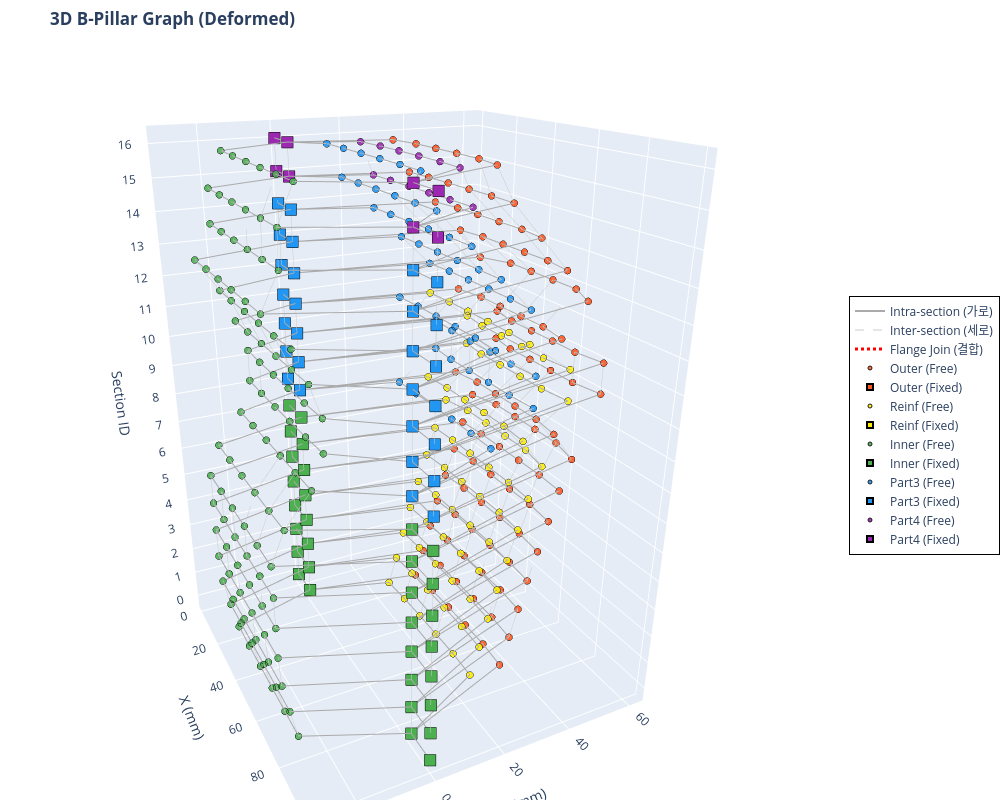

The notebook cell saved with this chart:
### Code cell
import plotly.graph_objects as go
import numpy as np

def visualize_bpillar_plotly_deformed(x_tensor, deformed_x_tensor, edge_index_tensor, edge_attr_tensor, num_sections):
    # 텐서를 Numpy 배열로 변환
    x_np = x_tensor.cpu().numpy()
    deformed_x_np = deformed_x_tensor.cpu().numpy()
    ei_np = edge_index_tensor.cpu().numpy()
    ea_np = edge_attr_tensor.cpu().numpy()

    # 파트별 색상 맵 (Plotly용 Hex 컬러)
    color_map = {0: '#FF5722', 1: '#FFEE00', 2: '#4CAF50', 3: '#2196F3', 4: '#9C27B0'}
    part_names = {0: 'Outer', 1: 'Reinf', 2: 'Inner', 3: 'Part3', 4: 'Part4'}

    fig = go.Figure()

    # ---------------------------------------------------------
    # 1. 엣지(Edge) 그리기 (None-interleaving 기법 적용)
    # ---------------------------------------------------------
    def add_edges(edge_type_val, color, width, dash_style, name):
        mask = (ea_np[:, 3] == edge_type_val)
        edges = ei_np[:, mask]
        
        # 선을 한 번에 그리기 위해 [x1, x2, None, x3, x4, None...] 형태로 리스트 구성
        x_lines, y_lines, z_lines = [], [], []
        for i in range(edges.shape[1]):
            u, v = edges[0, i], edges[1, i]
            x_lines.extend([deformed_x_np[u, 0], deformed_x_np[v, 0], None])
            y_lines.extend([deformed_x_np[u, 1], deformed_x_np[v, 1], None])
            z_lines.extend([x_np[u, 5], x_np[v, 5], None])
            
        if x_lines:  # 엣지가 존재할 경우만 trace 추가
            fig.add_trace(go.Scatter3d(
                x=x_lines, y=y_lines, z=z_lines,
                mode='lines',
                line=dict(color=color, width=width, dash=dash_style),
                hoverinfo='none',  # 엣지에는 마우스 오버 끄기 (노드에만 집중)
                name=name,
                showlegend=True
            ))

    # 엣지 타입별 추가
    add_edges(edge_type_val=0.0, color='#AAAAAA', width=2, dash_style='solid', name='Intra-section (가로)')
    add_edges(edge_type_val=1.0, color='#CCCCCC', width=1, dash_style='dash',  name='Inter-section (세로)')
    add_edges(edge_type_val=2.0, color='#FF0000', width=3, dash_style='dot',   name='Flange Join (결합)')

    # ---------------------------------------------------------
    # 2. 노드(Node) 그리기 (Part 및 Fixed/Free 상태별 분리)
    # ---------------------------------------------------------
    for part_id, color in color_map.items():
        is_fixed = (x_np[:, 2] > 0) | (x_np[:, 3] > 0)
        
        mask_free = (x_np[:, 4] == part_id) & ~is_fixed
        mask_fixed = (x_np[:, 4] == part_id) & is_fixed
        
        p_name = part_names.get(part_id, f'Part {part_id}')
        
        # Free 노드 (원형)
        if mask_free.any():
            fig.add_trace(go.Scatter3d(
                x=deformed_x_np[mask_free, 0], y=deformed_x_np[mask_free, 1], z=x_np[mask_free, 5],
                mode='markers',
                name=f'{p_name} (Free)',
                marker=dict(size=4, color=color, symbol='circle',
                            line=dict(color='black', width=1), opacity=0.9),
                hovertemplate=f'<b>{p_name}</b><br>X: %{{x:.2f}}<br>Y: %{{y:.2f}}<br>Section(Z): %{{z}}<extra></extra>'
            ))
            
        # Fixed 노드 (크고 네모난 마커)
        if mask_fixed.any():
            fig.add_trace(go.Scatter3d(
                x=deformed_x_np[mask_fixed, 0], y=deformed_x_np[mask_fixed, 1], z=x_np[mask_fixed, 5],
                mode='markers',
                name=f'{p_name} (Fixed)',
                marker=dict(size=6, color=color, symbol='square',
                            line=dict(color='black', width=2), opacity=1.0),
                hovertemplate=f'<b>{p_name} [FIXED]</b><br>X: %{{x:.2f}}<br>Y: %{{y:.2f}}<br>Section(Z): %{{z}}<extra></extra>'
            ))

    # ---------------------------------------------------------
    # 3. 레이아웃(Layout) 및 카메라 설정
    # ---------------------------------------------------------
    fig.update_layout(
        title="<b>3D B-Pillar Graph (Deformed)</b>",
        scene=dict(
            xaxis_title='X (mm)',
            yaxis_title='Y (mm)',
            zaxis_title='Section ID',
            zaxis=dict(tickmode='linear', tick0=0, dtick=1), # Z축 눈금을 1단위로 표시
            aspectmode='manual',
            aspectratio=dict(x=1, y=1, z=1.5),  # Z축(높이) 비율을 약간 길게 설정
            camera=dict(eye=dict(x=2.0, y=-1.0, z=1.0)) # 초기 카메라 앵글
        ),
        width=1000,
        height=800,
        legend=dict(
            x=1.05, y=0.5,
            bgcolor='rgba(255, 255, 255, 0.8)',
            bordercolor='Black',
            borderwidth=1
        ),
        margin=dict(l=0, r=0, b=0, t=50) # 여백 최소화
    )

    fig.show()

# 함수 실행 (앞서 생성하신 x, edge_index, edge_attr 텐서를 그대로 넣으시면 됩니다)
visualize_bpillar_plotly_deformed(x, info['new_coords'], edge_index, edge_attr, num_sections)

print("📌 마우스 조작 방법:")
print("   • 마우스 좌클릭 드래그: 3D 회전")
print("   • 마우스 우클릭 드래그: 이동 (Pan)")
print("   • 마우스 휠: 확대/축소") 
print("   • 점 위에 마우스 올리기: 좌표 및 파트 상세 정보 표시")
print("   • 우측 범례(Legend) 클릭: 해당 파트/엣지 표시 또는 숨김")

### Figure 1 — Plotly figure (JSON) as saved in the notebook; plotly's stock layout.template omitted (floating-point values rounded to 4 significant figures; data arrays with more than 128 entries replaced by an {"elided": "..."} marker saying what was removed)
{"data": [{"hoverinfo": "none", "line": {"color": "#AAAAAA", "dash": "solid", "width": 2}, "mode": "lines", "name": "Intra-section (가로)", "showlegend": true, "type": "scatter3d", "x": {"elided": "3078 float values"}, "y": {"elided": "3078 float values"}, "z": {"elided": "3078 int values"}}, {"hoverinfo": "none", "line": {"color": "#CCCCCC", "dash": "dash", "width": 1}, "mode": "lines", "name": "Inter-section (세로)", "showlegend": true, "type": "scatter3d", "x": {"elided": "3120 float values"}, "y": {"elided": "3120 float values"}, "z": {"elided": "3120 int values"}}, {"hoverinfo": "none", "line": {"color": "#FF0000", "dash": "dot", "width": 3}, "mode": "lines", "name": "Flange Join (결합)", "showlegend": true, "type": "scatter3d", "x": {"elided": "828 int values"}, "y": {"elided": "828 int values"}, "z": {"elided": "828 int values"}}, {"hovertemplate": "<b>Outer</b><br>X: %{x:.2f}<br>Y: %{y:.2f}<br>Section(Z): %{z}<extra></extra>", "marker": {"color": "#FF5722", "line": {"color": "black", "width": 1}, "opacity": 0.9, "size": 4, "symbol": "circle"}, "mode": "markers", "name": "Outer (Free)", "type": "scatter3d", "x": [19.34, 30.47, 41.57, 52.68, 63.79, 74.88, 19.28, 30.41, 41.51, 52.61, 63.73, 74.82, 19.24, 30.37, 41.47, 52.57, 63.69, 74.78, 19.23, 30.37, 41.47, 52.57, 63.69, 74.77, 19.26, 30.38, 41.48, 52.58, 63.7, 74.79, 19.18, 30.28, 41.37, 52.48, 63.59, 74.71, 19.07, 30.17, 41.26, 52.36, 63.48, 74.59, 18.96, 29.98, 41.07, 52.17, 63.29, 74.49, 18.94, 30.12, 41.23, 52.34, 63.43, 74.46, 18.93, 30.1, 41.19, 52.29, 63.41, 74.44, 18.93, 30.1, 41.19, 52.29, 63.41, 74.45, 18.92, 30.09, 41.21, 52.32, 63.41, 74.45, 18.87, 29.8, 40.89, 52.0, 63.11, 74.38, 19.24, 30.34, 41.44, 52.54, 63.65, 74.77, 19.4, 30.53, 41.62, 52.73, 63.85, 74.93, 19.42, 30.53, 41.63, 52.74, 63.85, 74.95, 19.56, 30.69, 41.79, 52.9, 64.01, 75.09], "y": [34.1, 34.9, 35.1, 35.21, 35.25, 34.57, 36.85, 37.56, 37.73, 37.83, 37.89, 37.29, 39.38, 40.08, 40.23, 40.32, 40.39, 39.79, 41.87, 42.65, 42.79, 42.88, 42.96, 42.27, 44.66, 45.53, 45.64, 45.73, 45.84, 45.03, 47.62, 48.52, 48.61, 48.7, 48.8, 47.98, 50.54, 51.15, 51.27, 51.36, 51.41, 50.89, 53.88, 56.19, 56.33, 56.42, 56.5, 54.21, 47.61, 49.08, 49.08, 49.14, 49.22, 47.79, 61.59, 60.17, 60.3, 60.36, 60.35, 61.91, 61.59, 60.16, 60.29, 60.36, 60.34, 61.91, 47.91, 49.43, 49.41, 49.46, 49.56, 48.09, 55.0, 59.04, 59.19, 59.26, 59.33, 55.31, 47.87, 49.15, 49.3, 49.38, 49.48, 48.1, 39.59, 40.83, 41.01, 41.1, 41.17, 39.97, 31.46, 31.91, 32.08, 32.18, 32.26, 31.92, 26.55, 28.09, 28.31, 28.41, 28.41, 26.94], "z": [0, 0, 0, 0, 0, 0, 1, 1, 1, 1, 1, 1, 2, 2, 2, 2, 2, 2, 3, 3, 3, 3, 3, 3, 4, 4, 4, 4, 4, 4, 5, 5, 5, 5, 5, 5, 6, 6, 6, 6, 6, 6, 7, 7, 7, 7, 7, 7, 8, 8, 8, 8, 8, 8, 9, 9, 9, 9, 9, 9, 10, 10, 10, 10, 10, 10, 11, 11, 11, 11, 11, 11, 12, 12, 12, 12, 12, 12, 13, 13, 13, 13, 13, 13, 14, 14, 14, 14, 14, 14, 15, 15, 15, 15, 15, 15, 16, 16, 16, 16, 16, 16]}, {"hovertemplate": "<b>Outer [FIXED]</b><br>X: %{x:.2f}<br>Y: %{y:.2f}<br>Section(Z): %{z}<extra></extra>", "marker": {"color": "#FF5722", "line": {"color": "black", "width": 2}, "opacity": 1, "size": 6, "symbol": "square"}, "mode": "markers", "name": "Outer (Fixed)", "type": "scatter3d", "x": [0, 11.11, 88.89, 100, 0, 11.11, 88.89, 100, 0, 11.11, 88.89, 100, 0, 11.11, 88.89, 100, 0, 11.11, 88.89, 100, 0, 11.11, 88.89, 100, 0, 11.11, 88.89, 100, 0, 11.11, 88.89, 100, 0, 11.11, 88.89, 100, 0, 11.11, 88.89, 100, 0, 11.11, 88.89, 100, 0, 11.11, 88.89, 100, 0, 11.11, 88.89, 100, 0, 11.11, 88.89, 100, 0, 11.11, 88.89, 100, 0, 11.11, 88.89, 100, 0, 11.11, 88.89, 100], "y": [0, 0, 0, 0, 0, 0, 0, 0, 0, 0, 0, 0, 0, 0, 0, 0, 0, 0, 0, 0, 0, 0, 0, 0, 0, 0, 0, 0, 0, 0, 0, 0, 0, 0, 0, 0, 0, 0, 0, 0, 0, 0, 0, 0, 0, 0, 0, 0, 0, 0, 0, 0, 0, 0, 0, 0, 0, 0, 0, 0, 0, 0, 0, 0, 0, 0, 0, 0], "z": [0, 0, 0, 0, 1, 1, 1, 1, 2, 2, 2, 2, 3, 3, 3, 3, 4, 4, 4, 4, 5, 5, 5, 5, 6, 6, 6, 6, 7, 7, 7, 7, 8, 8, 8, 8, 9, 9, 9, 9, 10, 10, 10, 10, 11, 11, 11, 11, 12, 12, 12, 12, 13, 13, 13, 13, 14, 14, 14, 14, 15, 15, 15, 15, 16, 16, 16, 16]}, {"hovertemplate": "<b>Reinf</b><br>X: %{x:.2f}<br>Y: %{y:.2f}<br>Section(Z): %{z}<extra></extra>", "marker": {"color": "#FFEE00", "line": {"color": "black", "width": 1}, "opacity": 0.9, "size": 4, "symbol": "circle"}, "mode": "markers", "name": "Reinf (Free)", "type": "scatter3d", "x": [19.35, 30.47, 41.57, 52.68, 63.79, 74.88, 19.29, 30.41, 41.51, 52.62, 63.73, 74.82, 19.25, 30.37, 41.47, 52.58, 63.69, 74.79, 19.24, 30.37, 41.47, 52.58, 63.7, 74.78, 19.26, 30.38, 41.48, 52.59, 63.7, 74.8, 19.19, 30.28, 41.38, 52.48, 63.59, 74.71, 19.07, 30.17, 41.27, 52.37, 63.48, 74.6, 18.95, 29.98, 41.08, 52.18, 63.29, 74.47, 18.97, 30.14, 41.24, 52.35, 63.45, 74.49, 18.97, 30.11, 41.2, 52.3, 63.42, 74.48, 18.97, 30.11, 41.21, 52.31, 63.42, 74.49, 18.95, 30.15, 41.25, 52.36, 63.46, 74.47], "y": [24.42, 24.91, 25.08, 25.19, 25.25, 24.87, 27.13, 27.58, 27.73, 27.83, 27.91, 27.55, 29.64, 30.11, 30.25, 30.34, 30.41, 30.02, 32.14, 32.69, 32.82, 32.9, 32.99, 32.51, 34.92, 35.57, 35.68, 35.77, 35.87, 35.27, 37.82, 38.54, 38.64, 38.73, 38.82, 38.16, 40.66, 41.17, 41.28, 41.37, 41.43, 41.0, 44.39, 46.2, 46.34, 46.43, 46.51, 44.72, 38.13, 38.92, 39.04, 39.1, 39.07, 38.33, 51.16, 50.14, 50.25, 50.32, 50.31, 51.48, 51.08, 50.1, 50.21, 50.28, 50.27, 51.4, 38.47, 39.04, 39.14, 39.2, 39.19, 38.67], "z": [0, 0, 0, 0, 0, 0, 1, 1, 1, 1, 1, 1, 2, 2, 2, 2, 2, 2, 3, 3, 3, 3, 3, 3, 4, 4, 4, 4, 4, 4, 5, 5, 5, 5, 5, 5, 6, 6, 6, 6, 6, 6, 7, 7, 7, 7, 7, 7, 8, 8, 8, 8, 8, 8, 9, 9, 9, 9, 9, 9, 10, 10, 10, 10, 10, 10, 11, 11, 11, 11, 11, 11]}, {"hovertemplate": "<b>Reinf [FIXED]</b><br>X: %{x:.2f}<br>Y: %{y:.2f}<br>Section(Z): %{z}<extra></extra>", "marker": {"color": "#FFEE00", "line": {"color": "black", "width": 2}, "opacity": 1, "size": 6, "symbol": "square"}, "mode": "markers", "name": "Reinf (Fixed)", "type": "scatter3d", "x": [0, 11.11, 88.89, 100, 0, 11.11, 88.89, 100, 0, 11.11, 88.89, 100, 0, 11.11, 88.89, 100, 0, 11.11, 88.89, 100, 0, 11.11, 88.89, 100, 0, 11.11, 88.89, 100, 0, 11.11, 88.89, 100, 0, 11.11, 88.89, 100, 0, 11.11, 88.89, 100, 0, 11.11, 88.89, 100, 0, 11.11, 88.89, 100], "y": [0, 0, 0, 0, 0, 0, 0, 0, 0, 0, 0, 0, 0, 0, 0, 0, 0, 0, 0, 0, 0, 0, 0, 0, 0, 0, 0, 0, 0, 0, 0, 0, 0, 0, 0, 0, 0, 0, 0, 0, 0, 0, 0, 0, 0, 0, 0, 0], "z": [0, 0, 0, 0, 1, 1, 1, 1, 2, 2, 2, 2, 3, 3, 3, 3, 4, 4, 4, 4, 5, 5, 5, 5, 6, 6, 6, 6, 7, 7, 7, 7, 8, 8, 8, 8, 9, 9, 9, 9, 10, 10, 10, 10, 11, 11, 11, 11]}, {"hovertemplate": "<b>Inner</b><br>X: %{x:.2f}<br>Y: %{y:.2f}<br>Section(Z): %{z}<extra></extra>", "marker": {"color": "#4CAF50", "line": {"color": "black", "width": 1}, "opacity": 0.9, "size": 4, "symbol": "circle"}, "mode": "markers", "name": "Inner (Free)", "type": "scatter3d", "x": [20.38, 31.48, 42.59, 53.7, 64.81, 75.92, 20.3, 31.41, 42.51, 53.62, 64.73, 75.84, 20.21, 31.31, 42.42, 53.53, 64.63, 75.74, 20.09, 31.2, 42.3, 53.41, 64.52, 75.62, 19.96, 31.07, 42.17, 53.28, 64.39, 75.49, 19.83, 30.94, 42.04, 53.15, 64.26, 75.37, 19.73, 30.84, 41.94, 53.05, 64.16, 75.27, 19.67, 30.78, 41.89, 53.0, 64.11, 75.21, 19.76, 30.88, 41.99, 53.1, 64.21, 75.3, 19.68, 30.78, 41.89, 53.0, 64.11, 75.24, 19.68, 30.78, 41.89, 53.0, 64.12, 75.24, 19.75, 30.87, 41.98, 53.09, 64.2, 75.29, 19.91, 31.02, 42.13, 53.24, 64.35, 75.46, 20.17, 31.27, 42.38, 53.48, 64.59, 75.7, 20.42, 31.52, 42.63, 53.74, 64.85, 75.96, 20.43, 31.54, 42.65, 53.76, 64.87, 75.98, 20.57, 31.67, 42.78, 53.89, 65.0, 76.12], "y": [-26.05, -26.12, -26.14, -26.15, -26.16, -26.16, -27.91, -27.96, -27.97, -27.97, -27.97, -27.97, -29.57, -29.6, -29.58, -29.57, -29.55, -29.54, -30, -30, -30, -30, -30, -30, -30, -30, -30, -30, -30, -30, -30, -30, -30, -30, -30, -30, -30, -30, -30, -30, -30, -30, -26.98, -26.96, -26.79, -26.66, -26.54, -26.31, -20.11, -19.99, -19.75, -19.6, -19.47, -19.32, -16.95, -17.03, -16.85, -16.65, -16.45, -16.08, -16.85, -16.94, -16.75, -16.55, -16.35, -15.97, -19.64, -19.54, -19.31, -19.15, -19.02, -18.85, -23.1, -23.15, -22.97, -22.85, -22.73, -22.43, -28.81, -28.75, -28.69, -28.65, -28.6, -28.6, -24.27, -24.34, -24.36, -24.37, -24.38, -24.36, -24.01, -24.09, -24.12, -24.14, -24.15, -24.16, -20.13, -20.25, -20.29, -20.33, -20.35, -20.35], "z": [0, 0, 0, 0, 0, 0, 1, 1, 1, 1, 1, 1, 2, 2, 2, 2, 2, 2, 3, 3, 3, 3, 3, 3, 4, 4, 4, 4, 4, 4, 5, 5, 5, 5, 5, 5, 6, 6, 6, 6, 6, 6, 7, 7, 7, 7, 7, 7, 8, 8, 8, 8, 8, 8, 9, 9, 9, 9, 9, 9, 10, 10, 10, 10, 10, 10, 11, 11, 11, 11, 11, 11, 12, 12, 12, 12, 12, 12, 13, 13, 13, 13, 13, 13, 14, 14, 14, 14, 14, 14, 15, 15, 15, 15, 15, 15, 16, 16, 16, 16, 16, 16]}, {"hovertemplate": "<b>Inner [FIXED]</b><br>X: %{x:.2f}<br>Y: %{y:.2f}<br>Section(Z): %{z}<extra></extra>", "marker": {"color": "#4CAF50", "line": {"color": "black", "width": 2}, "opacity": 1, "size": 6, "symbol": "square"}, "mode": "markers", "name": "Inner (Fixed)", "type": "scatter3d", "x": [0, 11.11, 88.89, 100, 0, 11.11, 88.89, 100, 0, 11.11, 88.89, 100, 0, 11.11, 88.89, 100, 0, 11.11, 88.89, 100, 0, 11.11, 88.89, 100, 0, 11.11, 88.89, 100, 0, 11.11, 88.89, 100, 0, 11.11, 88.89, 100, 0, 11.11, 88.89, 100, 0, 11.11, 88.89, 100, 0, 11.11, 88.89, 100, 0, 11.11, 88.89, 100, 0, 11.11, 88.89, 100, 0, 11.11, 88.89, 100, 0, 11.11, 88.89, 100, 0, 11.11, 88.89, 100], "y": [0, 0, 0, 0, 0, 0, 0, 0, 0, 0, 0, 0, 0, 0, 0, 0, 0, 0, 0, 0, 0, 0, 0, 0, 0, 0, 0, 0, 0, 0, 0, 0, 0, 0, 0, 0, 0, 0, 0, 0, 0, 0, 0, 0, 0, 0, 0, 0, 0, 0, 0, 0, 0, 0, 0, 0, 0, 0, 0, 0, 0, 0, 0, 0, 0, 0, 0, 0], "z": [0, 0, 0, 0, 1, 1, 1, 1, 2, 2, 2, 2, 3, 3, 3, 3, 4, 4, 4, 4, 5, 5, 5, 5, 6, 6, 6, 6, 7, 7, 7, 7, 8, 8, 8, 8, 9, 9, 9, 9, 10, 10, 10, 10, 11, 11, 11, 11, 12, 12, 12, 12, 13, 13, 13, 13, 14, 14, 14, 14, 15, 15, 15, 15, 16, 16, 16, 16]}, {"hovertemplate": "<b>Part3</b><br>X: %{x:.2f}<br>Y: %{y:.2f}<br>Section(Z): %{z}<extra></extra>", "marker": {"color": "#2196F3", "line": {"color": "black", "width": 1}, "opacity": 0.9, "size": 4, "symbol": "circle"}, "mode": "markers", "name": "Part3 (Free)", "type": "scatter3d", "x": [19.02, 30.18, 41.27, 52.37, 63.49, 74.55, 19.01, 30.12, 41.22, 52.32, 63.43, 74.53, 19.01, 30.12, 41.22, 52.32, 63.43, 74.52, 19.01, 30.13, 41.23, 52.33, 63.44, 74.53, 18.74, 29.82, 40.91, 52.01, 63.12, 74.25, 19.23, 30.34, 41.44, 52.55, 63.65, 74.76, 19.42, 30.53, 41.63, 52.74, 63.85, 74.95, 19.43, 30.54, 41.64, 52.75, 63.86, 74.96, 19.58, 30.69, 41.8, 52.9, 64.01, 75.11], "y": [28.55, 28.81, 28.95, 29.0, 28.98, 28.77, 40.54, 40.02, 40.12, 40.18, 40.2, 40.85, 40.68, 40.1, 40.19, 40.26, 40.27, 40.98, 28.69, 29.24, 29.37, 29.42, 29.4, 28.91, 38.3, 39.03, 39.18, 39.25, 39.31, 38.67, 29.16, 29.25, 29.39, 29.47, 29.56, 29.5, 20.79, 20.89, 21.04, 21.13, 21.22, 21.2, 11.74, 11.9, 12.05, 12.15, 12.23, 12.19, 7.782, 8.093, 8.246, 8.338, 8.399, 8.187], "z": [8, 8, 8, 8, 8, 8, 9, 9, 9, 9, 9, 9, 10, 10, 10, 10, 10, 10, 11, 11, 11, 11, 11, 11, 12, 12, 12, 12, 12, 12, 13, 13, 13, 13, 13, 13, 14, 14, 14, 14, 14, 14, 15, 15, 15, 15, 15, 15, 16, 16, 16, 16, 16, 16]}, {"hovertemplate": "<b>Part3 [FIXED]</b><br>X: %{x:.2f}<br>Y: %{y:.2f}<br>Section(Z): %{z}<extra></extra>", "marker": {"color": "#2196F3", "line": {"color": "black", "width": 2}, "opacity": 1, "size": 6, "symbol": "square"}, "mode": "markers", "name": "Part3 (Fixed)", "type": "scatter3d", "x": [0, 11.11, 88.89, 100, 0, 11.11, 88.89, 100, 0, 11.11, 88.89, 100, 0, 11.11, 88.89, 100, 0, 11.11, 88.89, 100, 0, 11.11, 88.89, 100, 0, 11.11, 88.89, 100, 0, 11.11, 88.89, 100, 0, 11.11, 88.89, 100], "y": [0, 0, 0, 0, 0, 0, 0, 0, 0, 0, 0, 0, 0, 0, 0, 0, 0, 0, 0, 0, 0, 0, 0, 0, 0, 0, 0, 0, 0, 0, 0, 0, 0, 0, 0, 0], "z": [8, 8, 8, 8, 9, 9, 9, 9, 10, 10, 10, 10, 11, 11, 11, 11, 12, 12, 12, 12, 13, 13, 13, 13, 14, 14, 14, 14, 15, 15, 15, 15, 16, 16, 16, 16]}, {"hovertemplate": "<b>Part4</b><br>X: %{x:.2f}<br>Y: %{y:.2f}<br>Section(Z): %{z}<extra></extra>", "marker": {"color": "#9C27B0", "line": {"color": "black", "width": 1}, "opacity": 0.9, "size": 4, "symbol": "circle"}, "mode": "markers", "name": "Part4 (Free)", "type": "scatter3d", "x": [19.43, 30.53, 41.63, 52.74, 63.85, 74.96, 19.57, 30.69, 41.79, 52.9, 64.01, 75.1], "y": [20.78, 20.87, 21.01, 21.12, 21.19, 21.23, 17.24, 18.04, 18.22, 18.32, 18.35, 17.63], "z": [15, 15, 15, 15, 15, 15, 16, 16, 16, 16, 16, 16]}, {"hovertemplate": "<b>Part4 [FIXED]</b><br>X: %{x:.2f}<br>Y: %{y:.2f}<br>Section(Z): %{z}<extra></extra>", "marker": {"color": "#9C27B0", "line": {"color": "black", "width": 2}, "opacity": 1, "size": 6, "symbol": "square"}, "mode": "markers", "name": "Part4 (Fixed)", "type": "scatter3d", "x": [0, 11.11, 88.89, 100, 0, 11.11, 88.89, 100], "y": [0, 0, 0, 0, 0, 0, 0, 0], "z": [15, 15, 15, 15, 16, 16, 16, 16]}], "layout": {"height": 800, "legend": {"bgcolor": "rgba(255, 255, 255, 0.8)", "bordercolor": "Black", "borderwidth": 1, "x": 1.05, "y": 0.5}, "margin": {"b": 0, "l": 0, "r": 0, "t": 50}, "scene": {"aspectmode": "manual", "aspectratio": {"x": 1, "y": 1, "z": 1.5}, "camera": {"eye": {"x": 2, "y": -1, "z": 1}}, "xaxis": {"title": {"text": "X (mm)"}}, "yaxis": {"title": {"text": "Y (mm)"}}, "zaxis": {"dtick": 1, "tick0": 0, "tickmode": "linear", "title": {"text": "Section ID"}}}, "title": {"text": "<b>3D B-Pillar Graph (Deformed)</b>"}, "width": 1000}}
